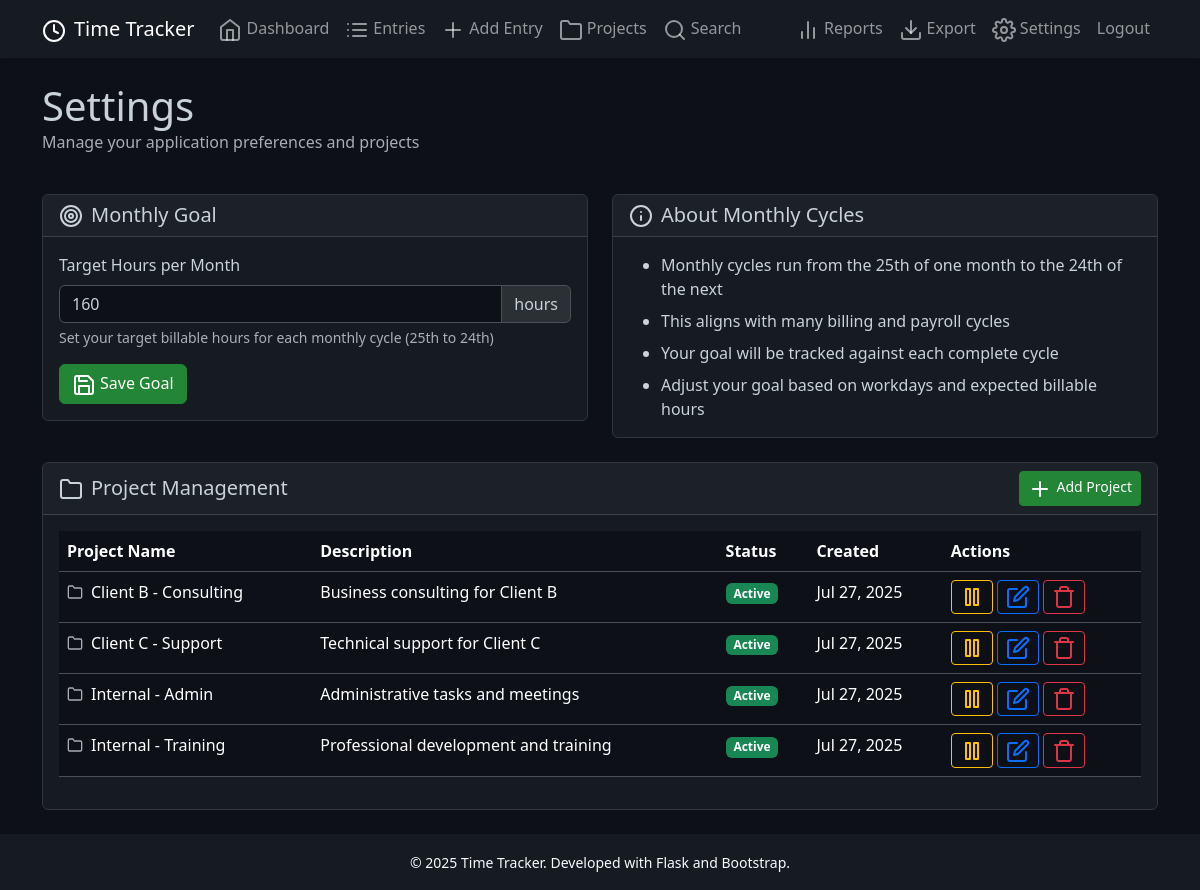
/settings (signed in), run on the app's committed database.
### models.py (models this page shows, shortened)
class Settings(db.Model):
    id = db.Column(db.Integer, primary_key=True)
    key = db.Column(db.String(50), unique=True, nullable=False)
    value = db.Column(db.String(255), nullable=False)
    updated_at = db.Column(db.DateTime, default=datetime.utcnow, onupdate=datetime.utcnow)

class Project(db.Model):
    id = db.Column(db.Integer, primary_key=True)
    name = db.Column(db.String(100), nullable=False, unique=True)
    description = db.Column(db.String(255))
    active = db.Column(db.Boolean, default=True, nullable=False)
    created_at = db.Column(db.DateTime, default=datetime.utcnow)
    time_entries = db.relationship('TimeEntry', backref='project', lazy=True, cascade='all, delete-orphan')
    @property
    def updated_at(self):
        """Fallback for missing updated_at column"""
        return getattr(self, '_updated_at', self.created_at)

### routes.py (the view, shortened to what this page needs)
@app.route('/settings', methods=['GET', 'POST'])
@login_required
def settings():
    current_goal = get_setting('monthly_goal_hours', '160')
    projects = Project.query.order_by(Project.name).all()
    return render_template('settings.html',
                         monthly_goal=current_goal,
                         projects=projects)

### models.py (called while the page is built)
def get_setting(key, default_value=None):
    setting = Settings.query.filter_by(key=key).first()
    return setting.value if setting else default_value

### routes.py (called while the page is built)
def login_required(f):
    @wraps(f)
    def decorated_function(*args, **kwargs):
        if 'username' not in session:
            flash('Please login to access this page', 'error')
            return redirect(url_for('login'))
        return f(*args, **kwargs)
    return decorated_function

### templates/settings.html (shortened to what this page needs)
{% extends "base.html" %}
{% block content %}
<div class="row mb-4">
    <div class="col-12">
        <h1 class="mb-0">Settings</h1>
        <p class="text-muted">Manage your application preferences and projects</p>
    </div>
</div>
<div class="row mb-4">
    <div class="col-lg-6">
        <div class="card">
            <div class="card-header">
                <h5 class="mb-0">
                    <i data-feather="target" class="me-2"></i>Monthly Goal
                </h5>
            </div>
            <div class="card-body">
                <form method="POST">
                    <div class="mb-3">
                        <label for="monthly_goal_hours" class="form-label">
                            Target Hours per Month
                        </label>
                        <div class="input-group">
                            <input type="number"
                                   class="form-control"
                                   id="monthly_goal_hours"
                                   name="monthly_goal_hours"
                                   value="{{ monthly_goal }}"
                                   min="1"
                                   max="744"
                                   step="0.5"
                                   required>
                            <span class="input-group-text">hours</span>
                        </div>
                        <div class="form-text">
                            Set your target billable hours for each monthly cycle (25th to 24th)
                        </div>
                    </div>
                    <button type="submit" class="btn btn-primary">
                        <i data-feather="save" class="me-1"></i>Save Goal
                    </button>
                </form>
            </div>
        </div>
    </div>
    <div class="col-lg-6">
        <div class="card">
            <div class="card-header">
                <h5 class="mb-0">
                    <i data-feather="info" class="me-2"></i>About Monthly Cycles
                </h5>
            </div>
            <div class="card-body">
                <ul class="mb-0">
                    <li class="mb-2">Monthly cycles run from the 25th of one month to the 24th of the next</li>
                    <li class="mb-2">This aligns with many billing and payroll cycles</li>
                    <li class="mb-2">Your goal will be tracked against each complete cycle</li>
                    <li>Adjust your goal based on workdays and expected billable hours</li>
                </ul>
            </div>
        </div>
    </div>
</div>
<div class="row">
    <div class="col-12">
        <div class="card">
            <div class="card-header d-flex justify-content-between align-items-center">
                <h5 class="mb-0">
                    <i data-feather="folder" class="me-2"></i>Project Management
                </h5>
                <button type="button" class="btn btn-sm btn-primary" data-bs-toggle="modal" data-bs-target="#addProjectModal">
                    <i data-feather="plus" class="me-1"></i>Add Project
                </button>
            </div>
            <div class="card-body">
                {% if projects %}
                    <div class="table-responsive">
                        <table class="table table-hover">
                            <thead>
                                <tr>
                                    <th>Project Name</th>
                                    <th>Description</th>
                                    <th>Status</th>
                                    <th>Created</th>
                                    <th>Actions</th>
                                </tr>
                            </thead>
                            <tbody>
                                {% for project in projects %}
                                    <tr class="{% if not project.active %}text-muted{% endif %}">
                                        <td>
                                            <div class="d-flex align-items-center">
                                                <i data-feather="folder" class="me-2 text-muted" style="width: 1rem; height: 1rem;"></i>
                                                {{ project.name }}
                                            </div>
                                        </td>
                                        <td>{{ project.description or '-' }}</td>
                                        <td>
                                            {% if project.active %}
                                                <span class="badge bg-success">Active</span>
                                            {% else %}
                                                <span class="badge bg-secondary">Inactive</span>
                                            {% endif %}
                                        </td>
                                        <td>{{ project.created_at.strftime('%b %d, %Y') }}</td>
                                        <td>
                                            <form method="POST" action="{{ url_for('toggle_project', project_id=project.id) }}" class="d-inline">
                                                <button type="submit"
                                                        class="btn btn-sm {% if project.active %}btn-outline-warning{% else %}btn-outline-success{% endif %}"
                                                        title="{% if project.active %}Deactivate{% else %}Activate{% endif %} Project">
                                                    {% if project.active %}
                                                        <i data-feather="pause"></i>
                                                    {% else %}
                                                        <i data-feather="play"></i>
                                                    {% endif %}
                                                </button>
                                            </form>
                                            <button type="button" class="btn btn-sm btn-outline-primary" data-bs-toggle="modal" data-bs-target="#editProjectModal" data-project-id="{{ project.id }}" data-project-name="{{ project.name }}" data-project-description="{{ project.description or '' }}">
                                                <i data-feather="edit"></i>
                                            </button>
                                            <form method="POST" action="{{ url_for('delete_project', project_id=project.id) }}" class="d-inline" onsubmit="return confirm('Are you sure you want to delete this project? This will also delete all associated time entries.');">
                                                <button type="submit" class="btn btn-sm btn-outline-danger">
                                                    <i data-feather="trash"></i>
                                                </button>
                                            </form>
                                        </td>
                                    </tr>
                                {% endfor %}
                            </tbody>
                        </table>
                    </div>
                {% endif %}
            </div>
        </div>
    </div>
</div>
{% endblock %}

### templates/base.html (shortened to what this page needs)
<!DOCTYPE html>
<html lang="en" data-bs-theme="dark">
<head>
    <link href="https://cdn.replit.com/agent/bootstrap-agent-dark-theme.min.css" rel="stylesheet" media="print" onload="this.media='all'">
    <link href="https://cdn.jsdelivr.net/npm/bootstrap@5.3.2/dist/css/bootstrap.min.css" rel="stylesheet"
 media="print" onload="this.media='all'">
    <link rel="stylesheet" href="https://cdn.jsdelivr.net/npm/flatpickr@4.6.13/dist/flatpickr.min.css" media="print" onload="this.media='all'">
    <link rel="stylesheet" href="https://cdn.jsdelivr.net/npm/flatpickr@4.6.13/dist/themes/dark.css" media="print" onload="this.media='all'">
</head>
<body>
    <nav class="navbar navbar-expand-lg navbar-dark" aria-label="Main navigation">
        <div class="container">
            <a class="navbar-brand" href="{{ url_for('dashboard') }}" aria-label="Time Tracker Home">
                <i data-feather="clock" class="me-2" aria-hidden="true"></i>Time Tracker
            </a>
            <div class="collapse navbar-collapse" id="navbarNav">
                <ul class="navbar-nav me-auto">
                    <li class="nav-item">
                        <a class="nav-link {% if request.endpoint == 'dashboard' %}active{% endif %}" href="{{ url_for('dashboard') }}">
                            <i data-feather="home" class="me-1" aria-hidden="true"></i>Dashboard
                        </a>
                    </li>
                    <li class="nav-item">
                        <a class="nav-link {% if request.endpoint == 'entries' %}active{% endif %}" href="{{ url_for('entries') }}">
                            <i data-feather="list" class="me-1" aria-hidden="true"></i>Entries
                        </a>
                    </li>
                    <li class="nav-item">
                        <a class="nav-link {% if request.endpoint == 'add_entry' %}active{% endif %}" href="{{ url_for('add_entry') }}">
                            <i data-feather="plus" class="me-1" aria-hidden="true"></i>Add Entry
                        </a>
                    </li>
                    <li class="nav-item">
                        <a class="nav-link {% if request.endpoint == 'projects' %}active{% endif %}" href="{{ url_for('projects') }}">
                            <i data-feather="folder" class="me-1" aria-hidden="true"></i>Projects
                        </a>
                    </li>
                    <li class="nav-item">
                        <a class="nav-link" href="{{ url_for('search_entries') }}">
                            <i data-feather="search" class="me-1" aria-hidden="true"></i>Search
                        </a>
                    </li>
                </ul>
                <ul class="navbar-nav">
                    <li class="nav-item">
                        <a class="nav-link" href="{{ url_for('reports') }}">
                            <i data-feather="bar-chart-2" class="me-1" aria-hidden="true"></i>Reports
                        </a>
                    </li>
                    <li class="nav-item">
                        <a class="nav-link" href="{{ url_for('export_page') }}">
                            <i data-feather="download" class="me-1" aria-hidden="true"></i>Export
                        </a>
                    </li>
                    <li class="nav-item">
                        <a class="nav-link" href="{{ url_for('settings') }}">
                            <i data-feather="settings" class="me-1" aria-hidden="true"></i>Settings
                        </a>
                    </li>
                    {% if session.get('username') %}
                      <li class="nav-item">
                        <a class="nav-link" href="{{ url_for('logout') }}">Logout</a>
                      </li>
                    {% else %}
                      <li class="nav-item">
                        <a class="nav-link" href="{{ url_for('login') }}">Login</a>
                      </li>
                    {% endif %}
                </ul>
            </div>
        </div>
    </nav>
    <main class="container my-4">
        {% block content %}{% endblock %}
    </main>
    <footer class="footer text-light py-3 mt-auto">
        <div class="container text-center">
            <small>&copy; <span id="current-year">2025</span> Time Tracker. Developed with Flask and Bootstrap.</small>
        </div>
    </footer>
</body>
</html>

### templates/base.html (style rules this page uses)
:root { --bs-body-bg: #0d1117; --bs-body-color: #c9d1d9; }
body { display: flex; flex-direction: column; min-height: 100vh; background-color: var(--bs-body-bg); color: var(--bs-body-color); }
main { flex: 1; }
.navbar { background-color: #161b22 !important; box-shadow: 0 2px 4px rgba(0,0,0,0.1); }
.footer { background-color: #161b22; }

### data on the page
Settings: monthly_goal_hours "160"
Project: name "Client B - Consulting", description "Business consulting for Client B", active "Active", created_at "Jul 27, 2025"
Project: name "Client C - Support", description "Technical support for Client C", active "Active", created_at "Jul 27, 2025"
Project: name "Internal - Admin", description "Administrative tasks and meetings", active "Active", created_at "Jul 27, 2025"
Project: name "Internal - Training", description "Professional development and training", active "Active", created_at "Jul 27, 2025"
